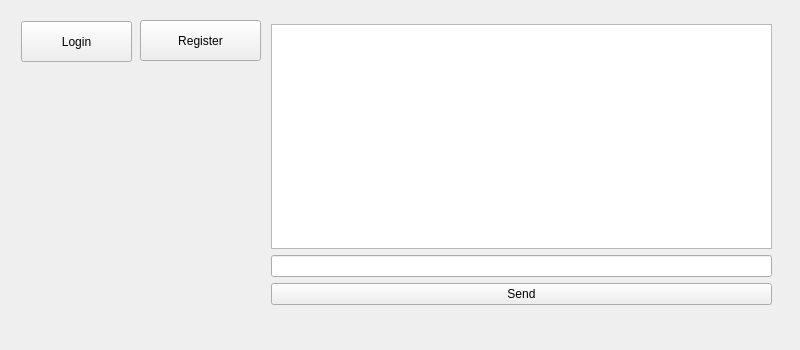
<?xml version="1.0" encoding="UTF-8"?>
<ui version="4.0">
 <class>MainWindow</class>
 <widget class="QMainWindow" name="MainWindow">
  <property name="geometry">
   <rect>
    <x>0</x>
    <y>0</y>
    <width>800</width>
    <height>350</height>
   </rect>
  </property>
  <property name="minimumSize">
   <size>
    <width>800</width>
    <height>350</height>
   </size>
  </property>
  <property name="maximumSize">
   <size>
    <width>800</width>
    <height>350</height>
   </size>
  </property>
  <property name="windowTitle">
   <string>CHAT APP</string>
  </property>
  <widget class="QWidget" name="centralwidget">
   <widget class="QWidget" name="layoutWidget">
    <property name="geometry">
     <rect>
      <x>271</x>
      <y>24</y>
      <width>501</width>
      <height>281</height>
     </rect>
    </property>
    <layout class="QVBoxLayout" name="verticalLayout_3">
     <item>
      <widget class="QTextBrowser" name="messages">
       <property name="html">
        <string>&lt;!DOCTYPE HTML PUBLIC &quot;-//W3C//DTD HTML 4.0//EN&quot; &quot;http://www.w3.org/TR/REC-html40/strict.dtd&quot;&gt;
&lt;html&gt;&lt;head&gt;&lt;meta name=&quot;qrichtext&quot; content=&quot;1&quot; /&gt;&lt;meta charset=&quot;utf-8&quot; /&gt;&lt;style type=&quot;text/css&quot;&gt;
p, li { white-space: pre-wrap; }
hr { height: 1px; border-width: 0; }
li.unchecked::marker { content: &quot;\2610&quot;; }
li.checked::marker { content: &quot;\2612&quot;; }
&lt;/style&gt;&lt;/head&gt;&lt;body style=&quot; font-family:'Segoe UI'; font-size:9pt; font-weight:400; font-style:normal;&quot;&gt;
&lt;p style=&quot;-qt-paragraph-type:empty; margin-top:0px; margin-bottom:0px; margin-left:0px; margin-right:0px; -qt-block-indent:0; text-indent:0px;&quot;&gt;&lt;br /&gt;&lt;/p&gt;&lt;/body&gt;&lt;/html&gt;</string>
       </property>
      </widget>
     </item>
     <item>
      <widget class="QLineEdit" name="sended"/>
     </item>
     <item>
      <widget class="QPushButton" name="send">
       <property name="text">
        <string>Send</string>
       </property>
      </widget>
     </item>
    </layout>
   </widget>
   <widget class="QPushButton" name="log">
    <property name="geometry">
     <rect>
      <x>21</x>
      <y>21</y>
      <width>111</width>
      <height>41</height>
     </rect>
    </property>
    <property name="text">
     <string>Login</string>
    </property>
   </widget>
   <widget class="QPushButton" name="reg">
    <property name="geometry">
     <rect>
      <x>140</x>
      <y>20</y>
      <width>121</width>
      <height>41</height>
     </rect>
    </property>
    <property name="text">
     <string>Register</string>
    </property>
   </widget>
  </widget>
 </widget>
 <resources/>
 <connections/>
</ui>
